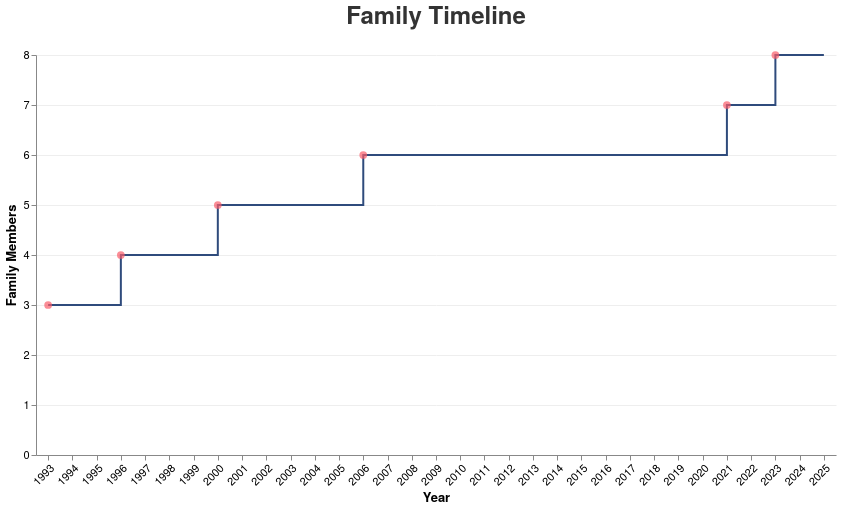

This figure's Vega-Lite source:
### Vega-Lite specification from a JSON file in a GitHub repository (floating-point values rounded to 4 significant figures)
{"$schema": "https://vega.github.io/schema/vega-lite/v5.json", "width": 800, "height": 400, "title": {"text": "Family Timeline", "fontSize": 24, "font": "Helvetica Neue, sans-serif", "anchor": "middle", "color": "#333", "offset": 20}, "padding": 5, "data": {"values": [{"year": "1993", "family_size": 3, "event": "I am born!"}, {"year": "1994", "family_size": 3}, {"year": "1995", "family_size": 3}, {"year": "1996", "family_size": 4, "event": "Noa is born"}, {"year": "1997", "family_size": 4}, {"year": "1998", "family_size": 4}, {"year": "1999", "family_size": 4}, {"year": "2000", "family_size": 5, "event": "Aviv is born"}, {"year": "2001", "family_size": 5}, {"year": "2002", "family_size": 5}, {"year": "2003", "family_size": 5}, {"year": "2004", "family_size": 5}, {"year": "2005", "family_size": 5}, {"year": "2006", "family_size": 6, "event": "Rona is born"}, {"year": "2007", "family_size": 6}, {"year": "2008", "family_size": 6}, {"year": "2009", "family_size": 6}, {"year": "2010", "family_size": 6}, {"year": "2011", "family_size": 6}, {"year": "2012", "family_size": 6}, {"year": "2013", "family_size": 6}, {"year": "2014", "family_size": 6}, {"year": "2015", "family_size": 6}, {"year": "2016", "family_size": 6}, {"year": "2017", "family_size": 6}, {"year": "2018", "family_size": 6}, {"year": "2019", "family_size": 6}, {"year": "2020", "family_size": 6}, {"year": "2021", "family_size": 7, "event": "Married Noa"}, {"year": "2022", "family_size": 7}, {"year": "2023", "family_size": 8, "event": "Mia is born"}, {"year": "2024", "family_size": 8}, {"year": "2025", "family_size": 8}]}, "layer": [{"mark": {"type": "line", "interpolate": "step-after", "strokeWidth": 2, "color": "#2f4b7c"}, "encoding": {"x": {"field": "year", "type": "ordinal", "axis": {"title": "Year", "labelAngle": -45, "tickCount": 12, "grid": false}}, "y": {"field": "family_size", "type": "quantitative", "axis": {"title": "Family Members", "gridColor": "#eee", "grid": true}}}}, {"transform": [{"filter": "datum.event != null"}], "mark": {"type": "point", "filled": true, "color": "#f95d6a", "size": 60}, "encoding": {"x": {"field": "year", "type": "ordinal"}, "y": {"field": "family_size", "type": "quantitative"}, "tooltip": {"field": "event", "type": "nominal"}}}], "config": {"axis": {"labelFont": "Helvetica Neue, sans-serif", "titleFont": "Helvetica Neue, sans-serif", "labelFontSize": 11, "titleFontSize": 13}, "view": {"stroke": "transparent"}, "style": {"guide-label": {"fontSize": 11}, "guide-title": {"fontSize": 13}}}}
